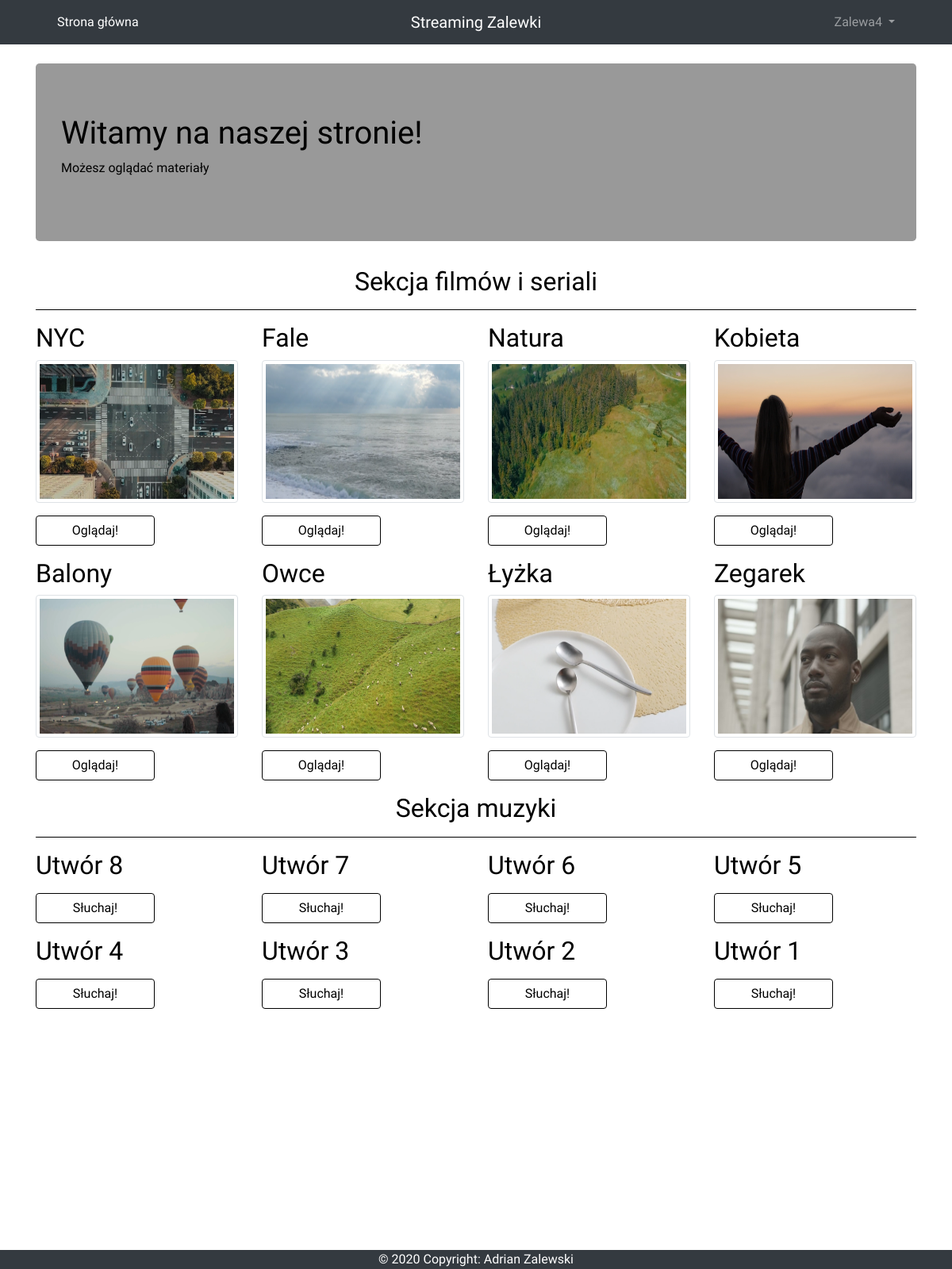
/loggeduser/index.php (signed in), run on the app's committed database.
### tables this page shows
CREATE TABLE `movies` (
  `id` int(11) NOT NULL,
  `title` varchar(255) NOT NULL,
  `minsrc` varchar(255) NOT NULL,
  `vidsrc` varchar(255) NOT NULL
);

CREATE TABLE `music` (
  `id` int(11) NOT NULL,
  `title` varchar(255) NOT NULL,
  `mus` varchar(255) NOT NULL
);

### connect.php (called while the page is built, shortened)
<?php
include 'db.php';
$dbhost = 'localhost';
$dbuser = 'root';
$dbpass = '';
$dbname = 'streaming';
$db = new db($dbhost, $dbuser, $dbpass, $dbname);
?>

### db.php (called while the page is built, shortened)
<?php
class db {
    protected $connection;
	protected $query;
	public function __construct($dbhost = 'localhost', $dbuser = 'root', $dbpass = '', $dbname = '', $charset = 'utf8') {
		$this->connection = new mysqli($dbhost, $dbuser, $dbpass, $dbname);
		$this->connection->set_charset($charset);
	}
    public function query($query) {
		if ($this->query = $this->connection->prepare($query)) {
            if (func_num_args() > 1) {
                $x = func_get_args();
                $args = array_slice($x, 1);
				$types = '';
                $args_ref = array();
                foreach ($args as $k => &$arg) {
					if (is_array($args[$k])) {
						foreach ($args[$k] as $j => &$a) {
							$types .= $this->_gettype($args[$k][$j]);
							$args_ref[] = &$a;
						}
					} else {
	                	$types .= $this->_gettype($args[$k]);
	                    $args_ref[] = &$arg;
					}
                }
				array_unshift($args_ref, $types);
                call_user_func_array(array($this->query, 'bind_param'), $args_ref);
            }
            $this->query->execute();
        } else {
            die('Unable to prepare statement (check your syntax) - ' . $this->connection->error);
        }
		return $this;
    }
	public function fetchAll() {
	    $params = array();
	    $meta = $this->query->result_metadata();
	    while ($field = $meta->fetch_field()) {
	        $params[] = &$row[$field->name];
	    }
	    call_user_func_array(array($this->query, 'bind_result'), $params);
        $result = array();
        while ($this->query->fetch()) {
            $r = array();
            foreach ($row as $key => $val) {
                $r[$key] = $val;
            }
            $result[] = $r;
        }
		return $result;
	}
	public function fetchArray() {
	    $params = array();
	    $meta = $this->query->result_metadata();
	    while ($field = $meta->fetch_field()) {
	        $params[] = &$row[$field->name];
	    }
	    call_user_func_array(array($this->query, 'bind_result'), $params);
        $result = array();
		while ($this->query->fetch()) {
			foreach ($row as $key => $val) {
				$result[$key] = $val;
			}
		}
		return $result;
	}
	private function _gettype($var) {
	    if(is_string($var)) return 's';
	    return 'b';
	}
}
?>

### loggeduser/index.php (the view, shortened to what this page needs)
<?php
require 'header.php';
?>
    <div class="jumbotron" style="background-color: rgba(0, 0, 0, 0.4)">
        <h1>Witamy na naszej stronie!</h1>
        <?php if($showstatus==0){
        echo'<p><a href = "payup.php" ><button type="submit" class="btn float-right login_btn" style="">💵Zapłać💵</button></a></p>';
        }else{
           echo'<p>Możesz oglądać materiały</a></p>';
        }
        ?>
        </div>
<?php
 echo '<h2 class="text-center">Sekcja filmów i seriali</h2>';
 echo '<hr style="background-color: black">';
 $movies = $db->query('SELECT * FROM movies ORDER BY id DESC')->FetchAll();
 echo '<div class="row">';
 foreach($movies as $row){
     $id = $row['id'];
     $title = $row['title'];
     $minsrc = $row['minsrc'];
     echo '<div class="col-md-6 col-lg-4 col-xl-3">';
     echo "<h2> $title </h2>";
     echo "<p><img src='../$minsrc' alt='...' class='img-thumbnail'></p>";
    if($showstatus==0){
        echo'<p><a href = "payup.php" ><button type="submit" class="btn float-right login_btn" style="">💵</button></a></p></div>';
    }else{
        echo"<p><form method='POST' action='watch.php'><input type='hidden' name='id' readonly='readonly' value='$id'><input type='submit' value='Oglądaj!' class='btn login_btn'></form></p></div>";
    }
 }
 $music = $db->query('SELECT * FROM music ORDER BY id DESC')->FetchAll();
    echo '</div>';
	echo '<h2 class="text-center">Sekcja muzyki</h2>';
	echo '<hr style="background-color: black">';
	 echo '<div class="row">';
 foreach($music as $row){
     $id = $row['id'];
     $title = $row['title'];
     echo '<div class="col-md-6 col-lg-4 col-xl-3">';
     echo "<h2> $title </h2>";
    if($showstatus==0){
        echo'<p><a href = "payup.php" ><button type="submit" class="btn float-right login_btn" style="">💵</button></a></p></div>';
    }else{
        echo"<p><form method='POST' action='listen.php'><input type='hidden' name='id' readonly='readonly' value='$id'><input type='submit' value='Słuchaj!' class='btn login_btn'></form></p></div>";
    }
 }
    echo '</div>';
?>
</div>
<div class="container pt-5">
</div>
<?php
require '../footer.php';
?>

### css/login.css (style rules this page uses)
html,body { background-size: cover; background-repeat: no-repeat; height: 100%; font-family: 'Numans', sans-serif; }
.container { height: 100%; align-content: center; }
.login_btn { color: black; background-color: white; width: 150px; border: solid black 1px; }

### data on the page
movies: title "NYC", minsrc (picture)
movies: title "Fale", minsrc (picture)
movies: title "Natura", minsrc (picture)
movies: title "Kobieta", minsrc (picture)
movies: title "Balony", minsrc (picture)
movies: title "Owce", minsrc (picture)
movies: title "Łyżka", minsrc (picture)
movies: title "Zegarek", minsrc (picture)
music: title "Utwór 8"
music: title "Utwór 7"
music: title "Utwór 6"
music: title "Utwór 5"
music: title "Utwór 4"
music: title "Utwór 3"
music: title "Utwór 2"
music: title "Utwór 1"

### other printed values
$login "Zalewa4"
